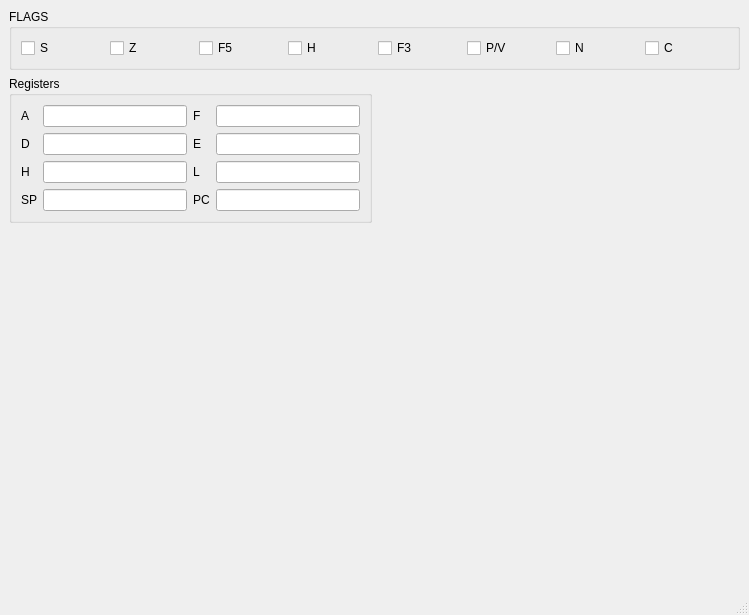
<?xml version="1.0" encoding="UTF-8"?>
<ui version="4.0">
 <class>MainWindow</class>
 <widget class="QMainWindow" name="MainWindow">
  <property name="geometry">
   <rect>
    <x>0</x>
    <y>0</y>
    <width>749</width>
    <height>615</height>
   </rect>
  </property>
  <property name="windowTitle">
   <string>MainWindow</string>
  </property>
  <widget class="QWidget" name="centralwidget">
   <layout class="QGridLayout" name="gridLayout_2">
    <item row="1" column="0">
     <widget class="QGroupBox" name="groupBox_2">
      <property name="maximumSize">
       <size>
        <width>363</width>
        <height>16777215</height>
       </size>
      </property>
      <property name="title">
       <string>Registers</string>
      </property>
      <layout class="QGridLayout" name="gridLayout">
       <item row="3" column="1">
        <widget class="QLineEdit" name="le_SP_Reg">
         <property name="readOnly">
          <bool>true</bool>
         </property>
        </widget>
       </item>
       <item row="3" column="3">
        <widget class="QLineEdit" name="le_PC_Reg">
         <property name="readOnly">
          <bool>true</bool>
         </property>
        </widget>
       </item>
       <item row="2" column="3">
        <widget class="QLineEdit" name="le_L_Reg">
         <property name="readOnly">
          <bool>true</bool>
         </property>
        </widget>
       </item>
       <item row="1" column="3">
        <widget class="QLineEdit" name="le_E_Reg">
         <property name="readOnly">
          <bool>true</bool>
         </property>
        </widget>
       </item>
       <item row="1" column="1">
        <widget class="QLineEdit" name="le_D_Reg">
         <property name="readOnly">
          <bool>true</bool>
         </property>
        </widget>
       </item>
       <item row="2" column="1">
        <widget class="QLineEdit" name="le_H_Reg">
         <property name="readOnly">
          <bool>true</bool>
         </property>
        </widget>
       </item>
       <item row="0" column="1">
        <widget class="QLineEdit" name="le_A_Reg">
         <property name="readOnly">
          <bool>true</bool>
         </property>
        </widget>
       </item>
       <item row="0" column="3">
        <widget class="QLineEdit" name="le_F_Reg">
         <property name="readOnly">
          <bool>true</bool>
         </property>
        </widget>
       </item>
       <item row="0" column="0">
        <widget class="QLabel" name="label_A_Reg">
         <property name="text">
          <string>A</string>
         </property>
         <property name="buddy">
          <cstring>le_A_Reg</cstring>
         </property>
        </widget>
       </item>
       <item row="2" column="0">
        <widget class="QLabel" name="label_H_Reg">
         <property name="text">
          <string>H</string>
         </property>
         <property name="buddy">
          <cstring>le_H_Reg</cstring>
         </property>
        </widget>
       </item>
       <item row="1" column="0">
        <widget class="QLabel" name="label_D_Reg">
         <property name="text">
          <string>D</string>
         </property>
         <property name="buddy">
          <cstring>le_D_Reg</cstring>
         </property>
        </widget>
       </item>
       <item row="3" column="0">
        <widget class="QLabel" name="label_SP_Reg">
         <property name="text">
          <string>SP</string>
         </property>
         <property name="buddy">
          <cstring>le_SP_Reg</cstring>
         </property>
        </widget>
       </item>
       <item row="1" column="2">
        <widget class="QLabel" name="label_E_Reg">
         <property name="text">
          <string>E</string>
         </property>
         <property name="buddy">
          <cstring>le_E_Reg</cstring>
         </property>
        </widget>
       </item>
       <item row="2" column="2">
        <widget class="QLabel" name="label_L_Reg">
         <property name="text">
          <string>L</string>
         </property>
         <property name="buddy">
          <cstring>le_L_Reg</cstring>
         </property>
        </widget>
       </item>
       <item row="3" column="2">
        <widget class="QLabel" name="label_PC_Reg">
         <property name="text">
          <string>PC</string>
         </property>
         <property name="buddy">
          <cstring>le_PC_Reg</cstring>
         </property>
        </widget>
       </item>
       <item row="0" column="2">
        <widget class="QLabel" name="label_F_Reg">
         <property name="text">
          <string>F</string>
         </property>
         <property name="buddy">
          <cstring>le_F_Reg</cstring>
         </property>
        </widget>
       </item>
      </layout>
     </widget>
    </item>
    <item row="2" column="0">
     <spacer name="verticalSpacer">
      <property name="orientation">
       <enum>Qt::Vertical</enum>
      </property>
      <property name="sizeHint" stdset="0">
       <size>
        <width>20</width>
        <height>40</height>
       </size>
      </property>
     </spacer>
    </item>
    <item row="1" column="1">
     <spacer name="horizontalSpacer">
      <property name="orientation">
       <enum>Qt::Horizontal</enum>
      </property>
      <property name="sizeHint" stdset="0">
       <size>
        <width>40</width>
        <height>20</height>
       </size>
      </property>
     </spacer>
    </item>
    <item row="0" column="0" colspan="2">
     <widget class="QGroupBox" name="groupBox">
      <property name="title">
       <string>FLAGS</string>
      </property>
      <layout class="QHBoxLayout" name="horizontalLayout_2">
       <item>
        <layout class="QHBoxLayout" name="horizontalLayout">
         <item>
          <widget class="QCheckBox" name="checkBox_8">
           <property name="text">
            <string>S</string>
           </property>
          </widget>
         </item>
         <item>
          <widget class="QCheckBox" name="checkBox_7">
           <property name="text">
            <string>Z</string>
           </property>
          </widget>
         </item>
         <item>
          <widget class="QCheckBox" name="checkBox_6">
           <property name="text">
            <string>F5</string>
           </property>
          </widget>
         </item>
         <item>
          <widget class="QCheckBox" name="checkBox_5">
           <property name="text">
            <string>H</string>
           </property>
          </widget>
         </item>
         <item>
          <widget class="QCheckBox" name="checkBox_4">
           <property name="text">
            <string>F3</string>
           </property>
          </widget>
         </item>
         <item>
          <widget class="QCheckBox" name="checkBox_3">
           <property name="text">
            <string>P/V</string>
           </property>
          </widget>
         </item>
         <item>
          <widget class="QCheckBox" name="checkBox_2">
           <property name="text">
            <string>N</string>
           </property>
          </widget>
         </item>
         <item>
          <widget class="QCheckBox" name="checkBox">
           <property name="text">
            <string>C</string>
           </property>
          </widget>
         </item>
        </layout>
       </item>
      </layout>
     </widget>
    </item>
   </layout>
   <zorder>groupBox</zorder>
   <zorder>radioButton_8</zorder>
   <zorder>groupBox_2</zorder>
   <zorder>verticalSpacer</zorder>
   <zorder>horizontalSpacer</zorder>
  </widget>
  <widget class="QMenuBar" name="menubar">
   <property name="geometry">
    <rect>
     <x>0</x>
     <y>0</y>
     <width>749</width>
     <height>20</height>
    </rect>
   </property>
  </widget>
  <widget class="QStatusBar" name="statusbar"/>
 </widget>
 <resources/>
 <connections/>
</ui>
